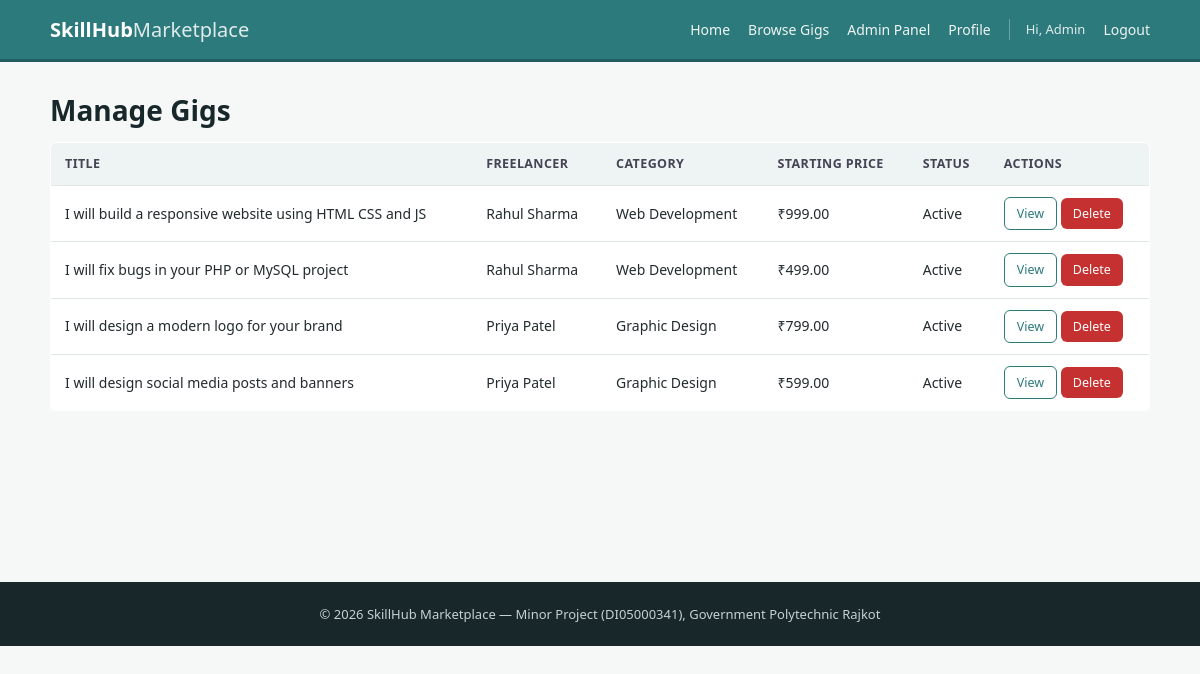
The page /manage_gigs.php (signed in) on the database its author committed.
### tables this page shows
CREATE TABLE IF NOT EXISTS gigs (
    gig_id INT AUTO_INCREMENT PRIMARY KEY,
    freelancer_id INT NOT NULL,
    category_id INT NOT NULL,
    title VARCHAR(200) NOT NULL,
    description TEXT NOT NULL,
    image VARCHAR(255) DEFAULT NULL,
    created_at DATETIME DEFAULT CURRENT_TIMESTAMP,
    status ENUM('active','inactive') NOT NULL DEFAULT 'active',
    FOREIGN KEY (freelancer_id) REFERENCES users(user_id) ON DELETE CASCADE,
    FOREIGN KEY (category_id) REFERENCES categories(category_id)
);

CREATE TABLE IF NOT EXISTS users (
    user_id INT AUTO_INCREMENT PRIMARY KEY,
    name VARCHAR(100) NOT NULL,
    email VARCHAR(150) NOT NULL UNIQUE,
    password VARCHAR(255) NOT NULL,
    role ENUM('client','freelancer','admin') NOT NULL DEFAULT 'client',
    profile_pic VARCHAR(255) DEFAULT NULL,
    bio TEXT DEFAULT NULL,
    created_at DATETIME DEFAULT CURRENT_TIMESTAMP,
    status ENUM('active','blocked') NOT NULL DEFAULT 'active'
);

CREATE TABLE IF NOT EXISTS categories (
    category_id INT AUTO_INCREMENT PRIMARY KEY,
    category_name VARCHAR(100) NOT NULL,
    icon VARCHAR(50) DEFAULT NULL
);

### functions.php (called while the page is built, shortened)
<?php
function clean($str) {
    return htmlspecialchars(trim($str ?? ''), ENT_QUOTES, 'UTF-8');
}
function formatMoney($amount) {
    return '&#8377;' . number_format((float)$amount, 2);
}

### manage_gigs.php (the view, shortened to what this page needs)
<?php
require_once __DIR__ . '/../includes/auth_check.php';
$gigs = $conn->query("
    SELECT g.gig_id, g.title, g.status, u.name AS freelancer_name, c.category_name,
           (SELECT MIN(price) FROM gig_packages WHERE gig_id = g.gig_id) AS starting_price
    FROM gigs g
    JOIN users u ON g.freelancer_id = u.user_id
    JOIN categories c ON g.category_id = c.category_id
    ORDER BY g.created_at DESC
");
include __DIR__ . '/../includes/header.php';
?>
<h1>Manage Gigs</h1>
<div class="table-wrap">
<table class="basic-table">
    <tr><th>Title</th><th>Freelancer</th><th>Category</th><th>Starting Price</th><th>Status</th><th>Actions</th></tr>
    <?php if ($gigs->num_rows > 0): ?>
        <?php while ($g = $gigs->fetch_assoc()): ?>
            <tr>
                <td><?php echo clean($g['title']); ?></td>
                <td><?php echo clean($g['freelancer_name']); ?></td>
                <td><?php echo clean($g['category_name']); ?></td>
                <td><?php echo formatMoney($g['starting_price']); ?></td>
                <td><?php echo ucfirst($g['status']); ?></td>
                <td>
                    <a href="client/gig_detail.php?id=<?php echo $g['gig_id']; ?>" class="btn btn-small btn-secondary">View</a>
                    <a href="admin/delete_gig.php?id=<?php echo $g['gig_id']; ?>" class="btn btn-small btn-danger confirm-action" data-confirm="Delete this gig? This cannot be undone.">Delete</a>
                </td>
            </tr>
        <?php endwhile; ?>
    <?php else: ?>
        <tr><td colspan="6">No gigs found.</td></tr>
    <?php endif; ?>
</table>
</div>
<?php include __DIR__ . '/../includes/footer.php'; ?>

### style.css (style rules this page uses)
:root { --primary: #2c7a7b; --primary-dark: #205e5f; --primary-light: #e6f3f2; --accent: #c05621; --text: #222b2e; --text-muted: #5f6b6d; --border: #dfe6e5; --bg: #f6f8f8; --white: #ffffff; --danger: #c53030; --danger-light: #fbe6e6; --success: #2f855a; --success-light: #e6f4ea; --radius: 6px; }
* { box-sizing: border-box; }
html, body { margin: 0; padding: 0; }
body { font-family: "Segoe UI", Arial, Helvetica, sans-serif; background: var(--bg); color: var(--text); line-height: 1.55; font-size: 15px; }
a { color: var(--primary); text-decoration: none; }
h1, h2, h3, h4 { color: #17272a; line-height: 1.3; margin-top: 0; }
h1 { font-size: 28px; margin-bottom: 14px; }
.btn { display: inline-block; background: var(--primary); color: var(--white) !important; border: none; padding: 10px 18px; border-radius: var(--radius); font-size: 14px; cursor: pointer; text-decoration: none !important; }
.btn-secondary { background: var(--white); color: var(--primary) !important; border: 1px solid var(--primary); }
.btn-danger { background: var(--danger); }
.btn-small { padding: 6px 12px; font-size: 12.5px; }
.table-wrap { overflow-x: auto; }
.basic-table { width: 100%; border-collapse: collapse; background: var(--white); border: 1px solid var(--border); border-radius: var(--radius); overflow: hidden; font-size: 14px; }
.basic-table th, .basic-table td { padding: 11px 14px; text-align: left; border-bottom: 1px solid var(--border); }
.basic-table th { background: #eef3f3; font-size: 12.5px; text-transform: uppercase; letter-spacing: 0.4px; color: #445; }
.basic-table tr:last-child td { border-bottom: none; }

### rows shown on the page
gigs: title "I will build a responsive website using HTML CSS and JS", freelancer.name "Rahul Sharma", category.category_name "Web Development", starting_price "₹999.00", status "Active"
gigs: title "I will fix bugs in your PHP or MySQL project", freelancer.name "Rahul Sharma", category.category_name "Web Development", starting_price "₹499.00", status "Active"
gigs: title "I will design a modern logo for your brand", freelancer.name "Priya Patel", category.category_name "Graphic Design", starting_price "₹799.00", status "Active"
gigs: title "I will design social media posts and banners", freelancer.name "Priya Patel", category.category_name "Graphic Design", starting_price "₹599.00", status "Active"

### other values the page prints
$_SESSION['name'] "Admin"
